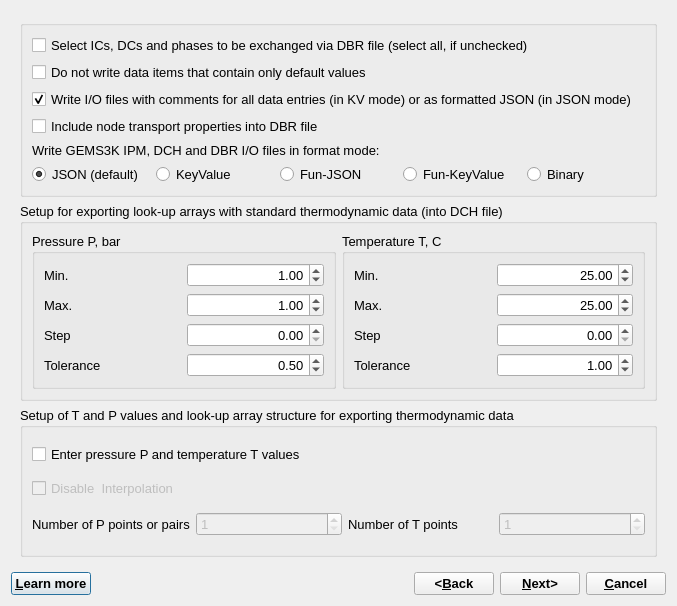
<?xml version="1.0" encoding="UTF-8"?>
<ui version="4.0">
 <class>LookupDialogData</class>
 <widget class="QDialog" name="LookupDialogData">
  <property name="windowModality">
   <enum>Qt::WindowModal</enum>
  </property>
  <property name="geometry">
   <rect>
    <x>0</x>
    <y>0</y>
    <width>677</width>
    <height>606</height>
   </rect>
  </property>
  <property name="font">
   <font>
    <pointsize>10</pointsize>
   </font>
  </property>
  <property name="windowTitle">
   <string>Setup for writing GEMS3K input files</string>
  </property>
  <property name="modal">
   <bool>true</bool>
  </property>
  <layout class="QGridLayout" name="gridLayout_6">
   <item row="0" column="0" colspan="5">
    <widget class="QStackedWidget" name="stackW">
     <property name="currentIndex">
      <number>0</number>
     </property>
     <widget class="QWidget" name="page">
      <layout class="QVBoxLayout" name="verticalLayout_2">
       <item>
        <widget class="QGroupBox" name="groupBox">
         <property name="title">
          <string/>
         </property>
         <layout class="QGridLayout" name="gridLayout_5">
          <item row="0" column="0" colspan="5">
           <widget class="QCheckBox" name="chSelect">
            <property name="text">
             <string>Select ICs, DCs and phases to be exchanged via DBR file (select all, if unchecked)</string>
            </property>
           </widget>
          </item>
          <item row="3" column="0" colspan="5">
           <widget class="QCheckBox" name="chNoNodearray">
            <property name="text">
             <string>Include node transport properties into DBR file</string>
            </property>
            <property name="checked">
             <bool>false</bool>
            </property>
           </widget>
          </item>
          <item row="1" column="0" colspan="5">
           <widget class="QCheckBox" name="chAll">
            <property name="text">
             <string>Do not write data items that contain only default values</string>
            </property>
           </widget>
          </item>
          <item row="6" column="1">
           <widget class="QRadioButton" name="rbKeyVal">
            <property name="text">
             <string>KeyValue</string>
            </property>
           </widget>
          </item>
          <item row="2" column="0" colspan="5">
           <widget class="QCheckBox" name="chComment">
            <property name="text">
             <string>Write I/O files with comments for all data entries (in KV mode) or as formatted JSON (in JSON mode)</string>
            </property>
            <property name="checked">
             <bool>true</bool>
            </property>
           </widget>
          </item>
          <item row="6" column="2">
           <widget class="QRadioButton" name="rbFunJson">
            <property name="text">
             <string>Fun-JSON</string>
            </property>
           </widget>
          </item>
          <item row="6" column="0">
           <widget class="QRadioButton" name="rbJson">
            <property name="text">
             <string>JSON (default)</string>
            </property>
            <property name="checked">
             <bool>true</bool>
            </property>
           </widget>
          </item>
          <item row="4" column="0" colspan="5">
           <widget class="QLabel" name="label_13">
            <property name="text">
             <string>Write GEMS3K IPM, DCH and DBR I/O files in format mode: </string>
            </property>
           </widget>
          </item>
          <item row="6" column="4">
           <widget class="QRadioButton" name="rbBinary">
            <property name="text">
             <string>Binary</string>
            </property>
           </widget>
          </item>
          <item row="6" column="3">
           <widget class="QRadioButton" name="rbFunKeyValue">
            <property name="text">
             <string>Fun-KeyValue</string>
            </property>
           </widget>
          </item>
         </layout>
        </widget>
       </item>
       <item>
        <widget class="QGroupBox" name="groupBox_2">
         <property name="title">
          <string>Setup for exporting look-up arrays with standard thermodynamic data (into DCH file)</string>
         </property>
         <layout class="QHBoxLayout" name="horizontalLayout">
          <item>
           <widget class="QGroupBox" name="groupBox_3">
            <property name="title">
             <string>Pressure P, bar</string>
            </property>
            <layout class="QGridLayout" name="gridLayout">
             <item row="0" column="0">
              <widget class="QLabel" name="label">
               <property name="text">
                <string>Min.</string>
               </property>
              </widget>
             </item>
             <item row="0" column="1">
              <widget class="QDoubleSpinBox" name="pPfrom">
               <property name="layoutDirection">
                <enum>Qt::LeftToRight</enum>
               </property>
               <property name="alignment">
                <set>Qt::AlignRight|Qt::AlignTrailing|Qt::AlignVCenter</set>
               </property>
               <property name="decimals">
                <number>2</number>
               </property>
               <property name="maximum">
                <double>10000.000000000000000</double>
               </property>
               <property name="value">
                <double>1.000000000000000</double>
               </property>
              </widget>
             </item>
             <item row="1" column="0">
              <widget class="QLabel" name="label_2">
               <property name="text">
                <string>Max.</string>
               </property>
              </widget>
             </item>
             <item row="1" column="1">
              <widget class="QDoubleSpinBox" name="pPuntil">
               <property name="alignment">
                <set>Qt::AlignRight|Qt::AlignTrailing|Qt::AlignVCenter</set>
               </property>
               <property name="decimals">
                <number>2</number>
               </property>
               <property name="maximum">
                <double>10000.000000000000000</double>
               </property>
               <property name="value">
                <double>1.000000000000000</double>
               </property>
              </widget>
             </item>
             <item row="2" column="0">
              <widget class="QLabel" name="label_3">
               <property name="text">
                <string>Step</string>
               </property>
              </widget>
             </item>
             <item row="2" column="1">
              <widget class="QDoubleSpinBox" name="pPstep">
               <property name="alignment">
                <set>Qt::AlignRight|Qt::AlignTrailing|Qt::AlignVCenter</set>
               </property>
               <property name="decimals">
                <number>2</number>
               </property>
               <property name="maximum">
                <double>1000.000000000000000</double>
               </property>
              </widget>
             </item>
             <item row="3" column="0">
              <widget class="QLabel" name="label_4">
               <property name="text">
                <string>Tolerance</string>
               </property>
              </widget>
             </item>
             <item row="3" column="1">
              <widget class="QDoubleSpinBox" name="pPtol">
               <property name="alignment">
                <set>Qt::AlignRight|Qt::AlignTrailing|Qt::AlignVCenter</set>
               </property>
               <property name="decimals">
                <number>2</number>
               </property>
               <property name="minimum">
                <double>0.010000000000000</double>
               </property>
               <property name="maximum">
                <double>10.000000000000000</double>
               </property>
               <property name="singleStep">
                <double>0.100000000000000</double>
               </property>
               <property name="value">
                <double>0.500000000000000</double>
               </property>
              </widget>
             </item>
            </layout>
           </widget>
          </item>
          <item>
           <widget class="QGroupBox" name="groupBox_4">
            <property name="title">
             <string>Temperature T, C</string>
            </property>
            <layout class="QGridLayout" name="gridLayout_2">
             <item row="0" column="0">
              <widget class="QLabel" name="label_5">
               <property name="text">
                <string>Min.</string>
               </property>
              </widget>
             </item>
             <item row="0" column="1">
              <widget class="QDoubleSpinBox" name="pTfrom">
               <property name="alignment">
                <set>Qt::AlignRight|Qt::AlignTrailing|Qt::AlignVCenter</set>
               </property>
               <property name="decimals">
                <number>2</number>
               </property>
               <property name="maximum">
                <double>2000.000000000000000</double>
               </property>
               <property name="value">
                <double>25.000000000000000</double>
               </property>
              </widget>
             </item>
             <item row="1" column="0">
              <widget class="QLabel" name="label_6">
               <property name="text">
                <string>Max.</string>
               </property>
              </widget>
             </item>
             <item row="1" column="1">
              <widget class="QDoubleSpinBox" name="pTuntil">
               <property name="alignment">
                <set>Qt::AlignRight|Qt::AlignTrailing|Qt::AlignVCenter</set>
               </property>
               <property name="decimals">
                <number>2</number>
               </property>
               <property name="maximum">
                <double>2000.000000000000000</double>
               </property>
               <property name="value">
                <double>25.000000000000000</double>
               </property>
              </widget>
             </item>
             <item row="2" column="0">
              <widget class="QLabel" name="label_7">
               <property name="text">
                <string>Step</string>
               </property>
              </widget>
             </item>
             <item row="2" column="1">
              <widget class="QDoubleSpinBox" name="pTstep">
               <property name="alignment">
                <set>Qt::AlignRight|Qt::AlignTrailing|Qt::AlignVCenter</set>
               </property>
               <property name="decimals">
                <number>2</number>
               </property>
               <property name="maximum">
                <double>200.000000000000000</double>
               </property>
               <property name="value">
                <double>0.000000000000000</double>
               </property>
              </widget>
             </item>
             <item row="3" column="0">
              <widget class="QLabel" name="label_8">
               <property name="text">
                <string>Tolerance</string>
               </property>
              </widget>
             </item>
             <item row="3" column="1">
              <widget class="QDoubleSpinBox" name="pTtol">
               <property name="alignment">
                <set>Qt::AlignRight|Qt::AlignTrailing|Qt::AlignVCenter</set>
               </property>
               <property name="decimals">
                <number>2</number>
               </property>
               <property name="minimum">
                <double>0.010000000000000</double>
               </property>
               <property name="maximum">
                <double>10.000000000000000</double>
               </property>
               <property name="singleStep">
                <double>0.100000000000000</double>
               </property>
               <property name="value">
                <double>1.000000000000000</double>
               </property>
              </widget>
             </item>
            </layout>
           </widget>
          </item>
         </layout>
        </widget>
       </item>
       <item>
        <widget class="QGroupBox" name="groupBox_5">
         <property name="title">
          <string>Setup of T and P values and look-up array structure for exporting thermodynamic data</string>
         </property>
         <layout class="QGridLayout" name="gridLayout_3">
          <item row="0" column="0" colspan="3">
           <widget class="QCheckBox" name="checkArrays">
            <property name="text">
             <string>Enter pressure P and temperature T values</string>
            </property>
           </widget>
          </item>
          <item row="1" column="0" colspan="2">
           <widget class="QCheckBox" name="chInterp">
            <property name="enabled">
             <bool>false</bool>
            </property>
            <property name="text">
             <string>Disable  Interpolation</string>
            </property>
           </widget>
          </item>
          <item row="2" column="0">
           <widget class="QLabel" name="label_9">
            <property name="text">
             <string>Number of P points or pairs</string>
            </property>
           </widget>
          </item>
          <item row="2" column="1">
           <widget class="QSpinBox" name="pPPoints">
            <property name="enabled">
             <bool>false</bool>
            </property>
            <property name="minimum">
             <number>1</number>
            </property>
            <property name="maximum">
             <number>1000</number>
            </property>
           </widget>
          </item>
          <item row="2" column="2">
           <widget class="QLabel" name="label_10">
            <property name="text">
             <string>Number of T points</string>
            </property>
           </widget>
          </item>
          <item row="2" column="3">
           <widget class="QSpinBox" name="pTPoints">
            <property name="enabled">
             <bool>false</bool>
            </property>
            <property name="minimum">
             <number>1</number>
            </property>
            <property name="maximum">
             <number>1000</number>
            </property>
           </widget>
          </item>
         </layout>
        </widget>
       </item>
      </layout>
     </widget>
     <widget class="QWidget" name="page_2">
      <layout class="QGridLayout" name="gridLayout_4">
       <item row="0" column="0">
        <widget class="QLabel" name="label_11">
         <property name="text">
          <string>Pressure P, bar</string>
         </property>
        </widget>
       </item>
       <item row="0" column="1">
        <widget class="QLabel" name="label_12">
         <property name="text">
          <string>Temperature T, C</string>
         </property>
        </widget>
       </item>
      </layout>
     </widget>
    </widget>
   </item>
   <item row="1" column="0">
    <widget class="QPushButton" name="buttonHelp">
     <property name="font">
      <font>
       <pointsize>10</pointsize>
       <weight>75</weight>
       <bold>true</bold>
      </font>
     </property>
     <property name="text">
      <string>&amp;Learn more</string>
     </property>
     <property name="shortcut">
      <string>F1</string>
     </property>
    </widget>
   </item>
   <item row="1" column="1">
    <spacer name="horizontalSpacer">
     <property name="orientation">
      <enum>Qt::Horizontal</enum>
     </property>
     <property name="sizeHint" stdset="0">
      <size>
       <width>218</width>
       <height>20</height>
      </size>
     </property>
    </spacer>
   </item>
   <item row="1" column="2">
    <widget class="QPushButton" name="buttonBack">
     <property name="font">
      <font>
       <pointsize>10</pointsize>
       <weight>75</weight>
       <bold>true</bold>
      </font>
     </property>
     <property name="text">
      <string>&lt;&amp;Back</string>
     </property>
    </widget>
   </item>
   <item row="1" column="3">
    <widget class="QPushButton" name="buttonOK">
     <property name="font">
      <font>
       <pointsize>10</pointsize>
       <weight>75</weight>
       <bold>true</bold>
      </font>
     </property>
     <property name="text">
      <string>&amp;Next&gt;</string>
     </property>
    </widget>
   </item>
   <item row="1" column="4">
    <widget class="QPushButton" name="buttonCancel">
     <property name="font">
      <font>
       <pointsize>10</pointsize>
       <weight>75</weight>
       <bold>true</bold>
      </font>
     </property>
     <property name="text">
      <string>&amp;Cancel</string>
     </property>
    </widget>
   </item>
  </layout>
 </widget>
 <resources/>
 <connections/>
</ui>
